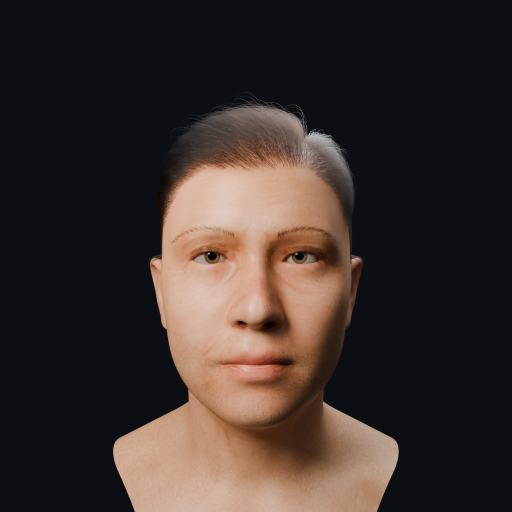
#> input picture tests/milestone2/look_01/front.png, 1024 x 1024 px, found by its file name (shown at 1/2 size)
$ python make_groom_review.py
#> lines starting #> are read from the running program, lines starting #| are printed output that depends on the picture
"""Compare actual pre-groom and revised Cycles review images."""
import hashlib
import json
from pathlib import Path

from PIL import Image, ImageDraw, ImageFont

ROOT = Path(__file__).resolve().parents[1]
folder = ROOT/'tests/milestone2'
before = ROOT/'work/milestone2_before_groom'
after = folder/'look_01'
size, margin = 600, 28
canvas = Image.new('RGB', (1284, 1390), '#101820')
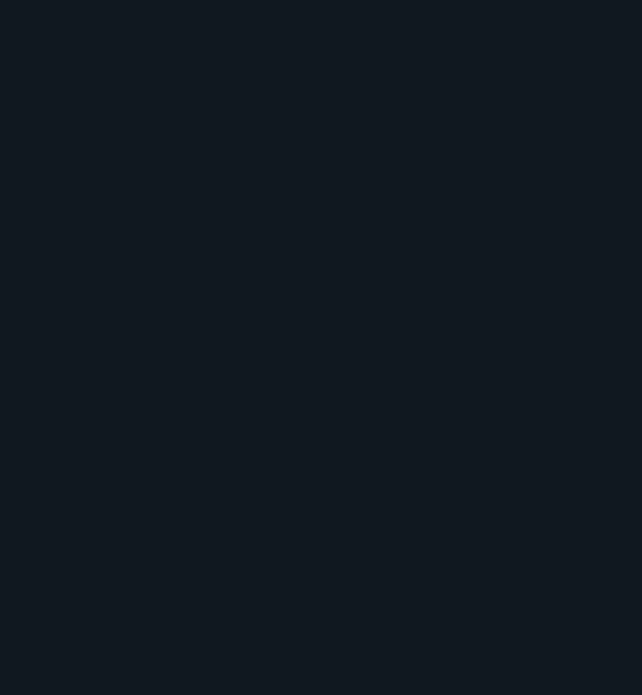
#> canvas: PIL image 1284x1390 RGB (shown at 1/2 size); mean R, G, B 16, 24, 32
draw = ImageDraw.Draw(canvas)
font = ImageFont.truetype('C:/Windows/Fonts/segoeui.ttf', 27)
small = ImageFont.truetype('C:/Windows/Fonts/segoeui.ttf', 20)
draw.text((margin, 18), 'IrisX | Scalp groom, shaved stubble and controlled eye reflections', font=font, fill='#ecf4f7')
draw.text((margin, 66), 'Before | bald static draft', font=small, fill='#b7c9d1')
draw.text((656, 66), 'Revised | actual Cycles render', font=small, fill='#92dcc9')
for column, source in enumerate([before, after]):
    x = margin+column*628
    for row, name in enumerate(['front.png', 'eye_closeup.png']):
        with Image.open(source/name) as image:
#> image is the input picture: PIL image 1024x1024 RGB; mean R, G, B 56.9, 48.1, 44.6
            canvas.paste(image.convert('RGB').resize((size, size), Image.Resampling.LANCZOS), (x, 104+row*612))
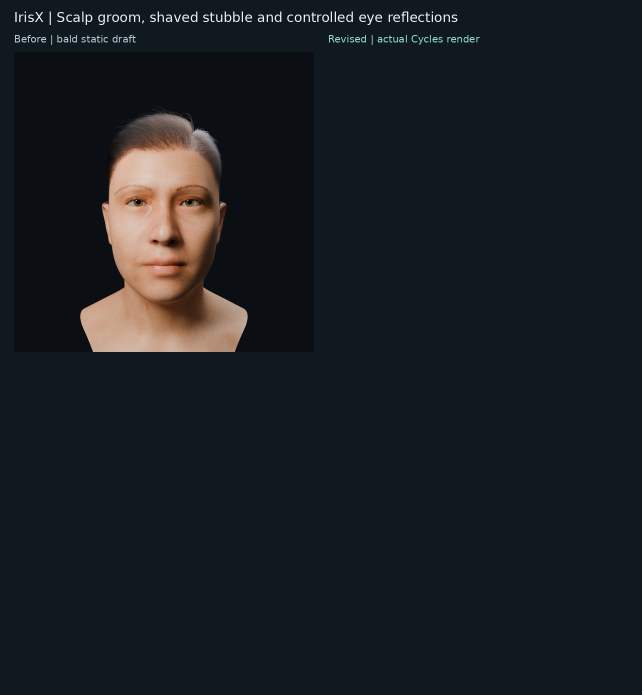
#> canvas: PIL image 1284x1390 RGB (shown at 1/2 size); mean R, G, B 25, 29.7, 35.3
draw.text((margin, 1337), 'Same native head, gaze and camera. Lighting, materials, sampling and strands revised.', font=small, fill='#b7c9d1')
canvas.save(folder/'groom_comparison.png')
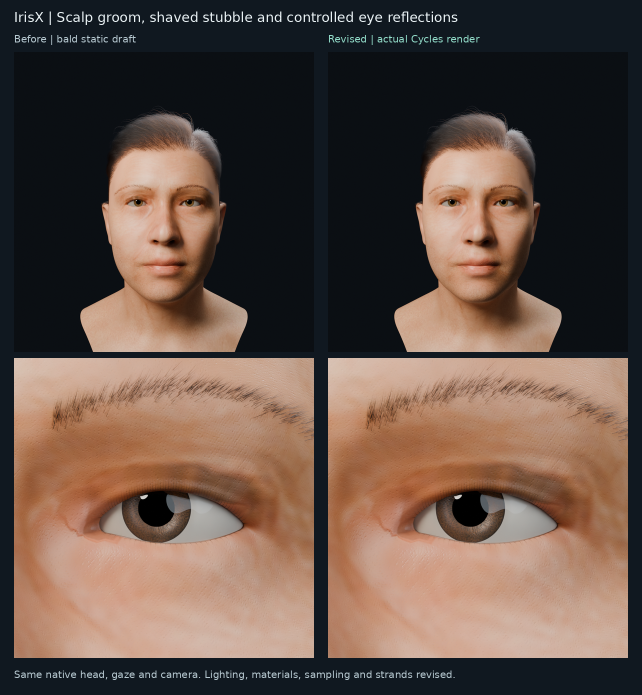
#> saved as groom_comparison.png: PIL image 1284x1390 RGB (shown at 1/2 size); mean R, G, B 99.2, 80.1, 70.5

def sha(path):
#> (the run stopped early here; a loop or call above may not have finished)
